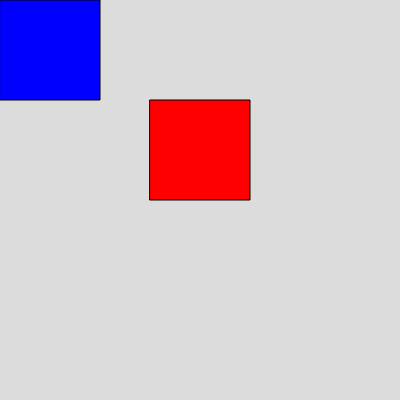
Frame 1 (no input)
Frame 60 (no input): identical to frame 1, image omitted
Frame 120 (the mouse pressed at the canvas centre since frame 60): identical to frame 1, image omitted

The p5.js sketch that drew this single still picture (run headless with seeded random() and noise() and a simulated clock; from frame 60 on, the mouse is pressed at the canvas centre):

// p5.js sketch
// ── sketch.js
var r;
var b;
function setup() {
  createCanvas(400, 400);
  r = color(255, 0, 0);
  b = color(0,0,255);
}

function draw() {
  background(220);
  
  fill(r);
	rect(150,100,100,100);
  
  fill(b);
	rect(0,0,100,100);
}

function mousePressed(){
	
  if (mouseX > 150 && mouseX < 250  && mouseY > 100 && mouseY < 200){
  	r = b;
  }else{
      r = color(255, 0, 0);
  }
  
  if (mouseX > 0 && mouseX < 100  && mouseY > 0 && mouseY < 100){
    b = color(255,0,0);
  }else{
  		b = color(0,0,255);
  }
  


}
